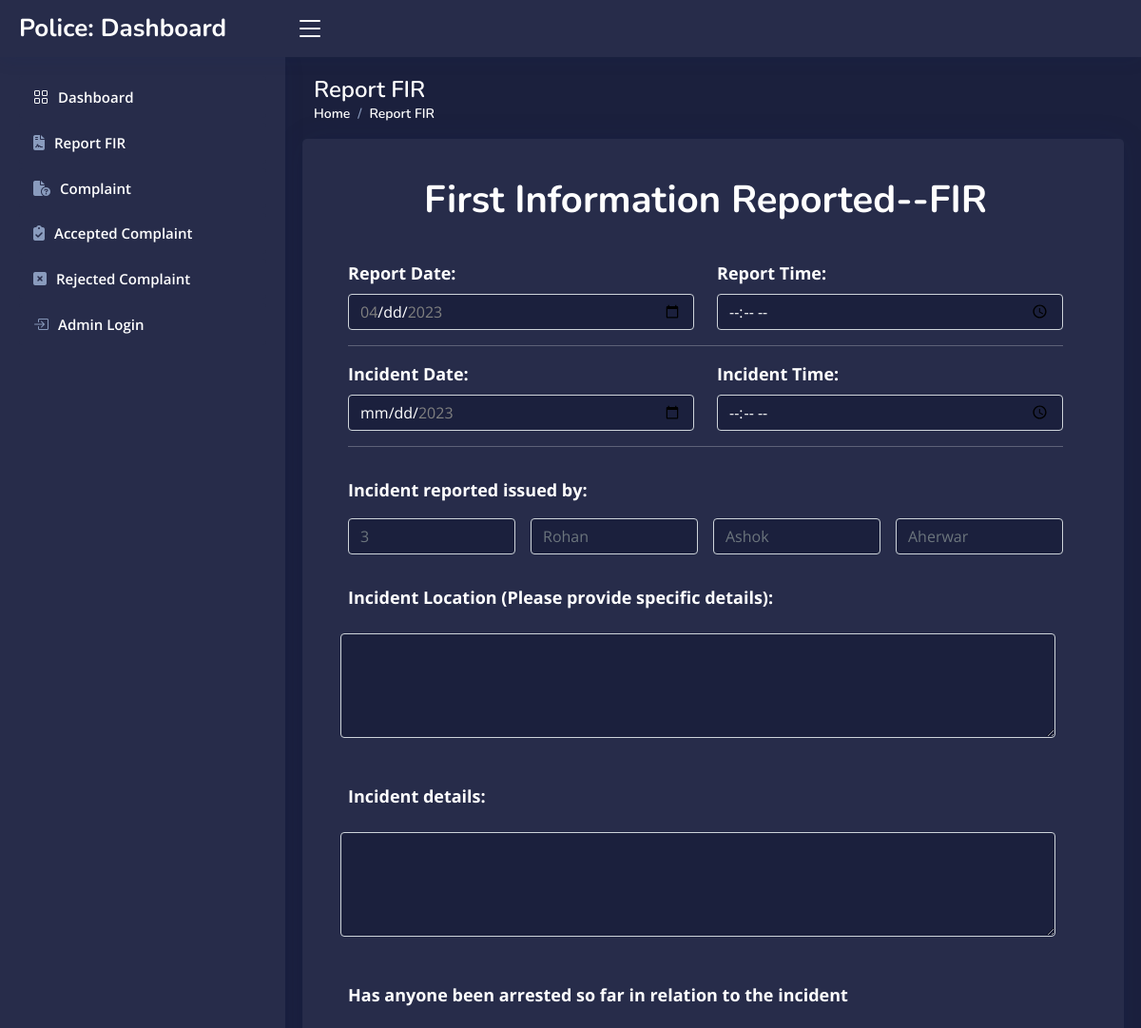
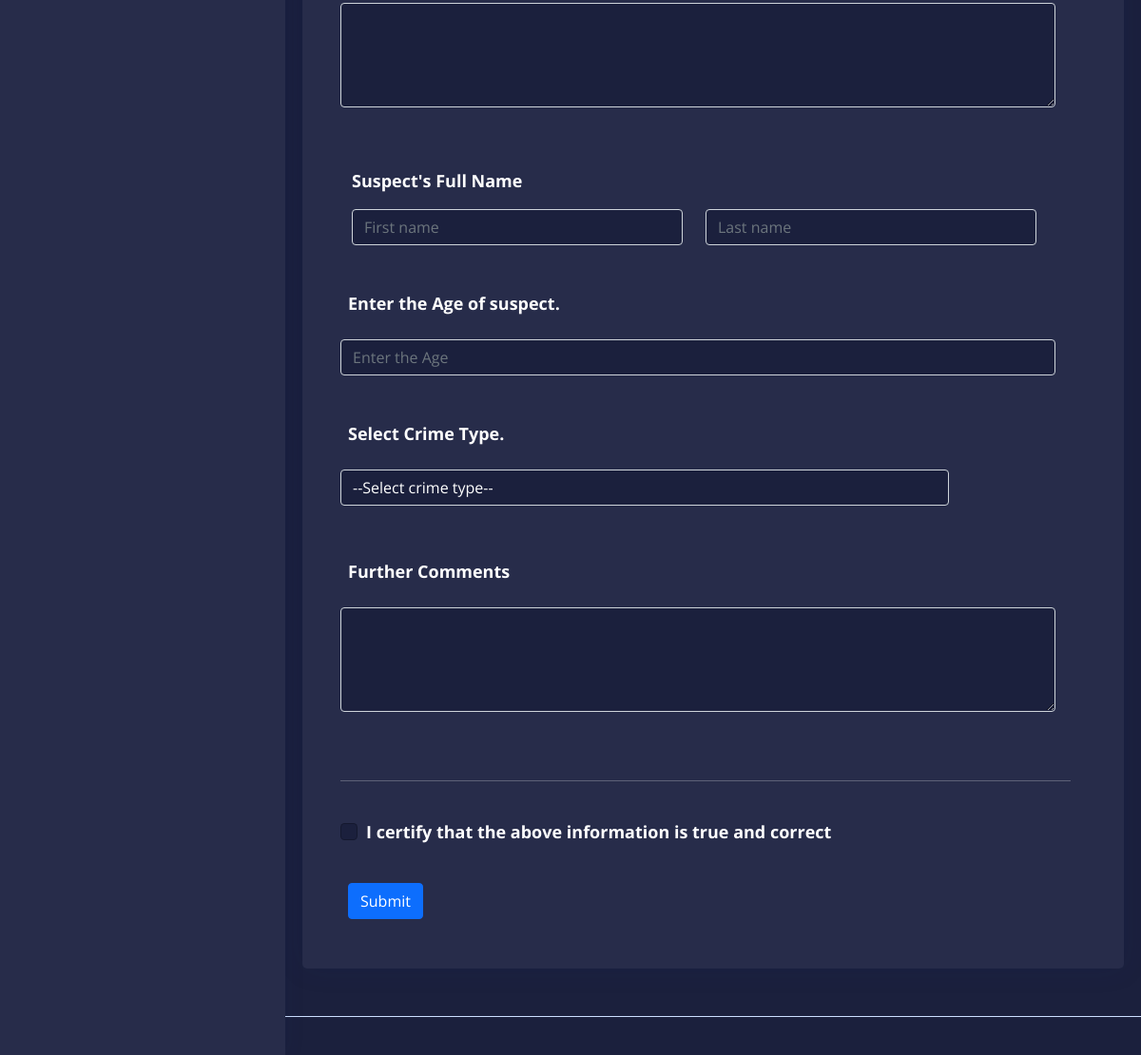
/html/PoliceHtml/policeFIRreport.php (signed in), run on the app's committed database (2 pictures, top to bottom).
### tables this page shows
CREATE TABLE `updateofficer` (
  `Id` int(20) NOT NULL,
  `Name` varchar(30) NOT NULL,
  `Email` varchar(30) NOT NULL,
  `Password` varchar(20) NOT NULL,
  `Age` int(5) NOT NULL,
  `District` varchar(100) NOT NULL,
  `State` varchar(100) NOT NULL,
  `ZipCode` int(20) NOT NULL,
  `Contact` varchar(11) NOT NULL,
  `Gender` varchar(15) NOT NULL,
  `middleName` varchar(15) DEFAULT NULL,
  `lastName` varchar(15) DEFAULT NULL
);

### html/PoliceHtml/policeFIRreport.php (the view, shortened to what this page needs)
<?php
$conn = mysqli_connect('localhost', 'root', '', 'crimereporting') or die('Connection failed');
?>
<!doctype html>
<html lang="en">
<head>
    <link href="../../vendor/bootstrap/css/bootstrap.min.css" rel="stylesheet">
    <link href="../../vendor/bootstrap-icons/bootstrap-icons.css" rel="stylesheet">
    <link href="../../vendor/boxicons/css/boxicons.min.css" rel="stylesheet">
    <link href="../../vendor/simple-datatables/style.css" rel="stylesheet">
    <link href="../../css/policeCSS/police.css" rel="stylesheet">
</head>
<body>
    <?php
    include "sideBar.php";
    ?>
    <main id="main" class="main">
        <div class="pagetitle">
            <h1 style="color:white">Report FIR</h1>
            <nav>
                <ol class="breadcrumb">
                    <li class="breadcrumb-item"><a href="police.php" style="color:white;">Home</a></li>
                    <li class="breadcrumb-item " style="color:white;">Report FIR</li>
                </ol>
            </nav>
        </div>
        <section class="section dashboard">
            <div class="row">
                <div class="card">
                    <div class="card-body">
                        <section>
                            <div class="container my-4 row g-3">
                                <h1 class="text-center" style="color:white"><b>First Information Reported--FIR</b></h1>
                                <br>
                                <form action="<?php echo $_SERVER['PHP_SELF']; ?>" method="post">
                                    <div class="row my-3 fontColor" >
                                        <div class="col">
                                            <label for="date" class="form-label">Report Date:</label>
                                            <input type="date" class="form-control" aria-label="First name" name="reportDate" min="2023-04-19" max="2023-04-19" style="background:#1b203d; color:white" id="validationDefault01" required>
                                        </div>
                                        <div class="col">
                                            <label for="time" class="form-label">Report Time:</label>
                                            <input type="time" class="form-control" aria-label="Last name" name="reportTime" style="background:#1b203d; color:white" required>
                                        </div>
                                    </div>
                                    <hr>
                                    <div class="row my-3 fontColor">
                                        <div class="col">
                                            <label for="date" class="form-label">Incident Date:</label>
                                            <input type="date" class="form-control" aria-label="First name" name="incidentDate" min="2023-03-25" max="2023-04-19" style="background:#1b203d; color:white" required>
                                        </div>
                                        <div class="col">
                                            <label for="time" class="form-label">Incident Time:</label>
                                            <input type="time" class="form-control" aria-label="Last name" name="incidentTime" style="background:#1b203d; color:white" required>
                                        </div>
                                    </div>
                                    <hr>
                                    <div class="row g-3 my-2 fontColor">
                                        <label>Incident reported issued by:</label>
                                        <?php
                                        $id = $_SESSION['Id'];
                                        $searchQuery = "SELECT * FROM updateofficer where Id = '$id'";
                                        $result = mysqli_query($conn, $searchQuery);
                                        while ($row = $result->fetch_assoc()) {
                                            echo '
                                                        <div class="col">
                                                            <input type="number" class="form-control" aria-label="Position" name="officerId" placeholder="' . $row['Id'] . '" readonly style="background:#1b203d; color:white">
                                                        </div>
                                                        <div class="col">
                                                            <input type="text" class="form-control" aria-label="first name" name="firstName" placeholder="' . $row['Name'] . '" readonly style="background:#1b203d; color:white">
                                                        </div>
                                                        <div class="col">
                                                            <input type="text" class="form-control" aria-label="middle name" name="middleName" placeholder="' . $row['middleName'] . '" readonly style="background:#1b203d; color:white">
                                                        </div>
                                                        <div class="col">
                                                            <input type="text" class="form-control" aria-label="Last name" name="lastName" placeholder="' . $row['lastName'] . '" readonly style="background:#1b203d; color:white">
                                                        </div>
                                                    ';
                                        }
                                        ?>
                                        <div class="row g-3 my-3 fontColor">
                                            <label class="form-label">Incident Location (Please provide specific details):</label>
                                            <textarea class="form-control" rows="4" name="incidentLocation" style="background:#1b203d; color:white" required></textarea>
                                        </div>
                                        <div class="row g-3 my-3 fontColor">
                                            <label class="form-label">Incident details:</label>
                                            <textarea class="form-control" name="incidentDetail" rows="4" style="background:#1b203d; color:white" required></textarea>
                                        </div>
                                        <div class="row g-3 my-3 fontColor">
                                            <label class="form-label">Has anyone been arrested so far in relation to the incident</label>
                                            <textarea class="form-control" name="anyoneArrest" rows="4" style="background:#1b203d; color:white" required></textarea>
                                        </div>
                                        <div class="row my-3 fontColor">
                                            <label class="my-3">Suspect's Full Name</label>
                                            <div class="col">
                                                <input type="text" class="form-control" placeholder="First name" aria-label="First name" name="suspectFirstName" style="background:#1b203d; color:white" required>
                                            </div>
                                            <div class="col">
                                                <input type="text" class="form-control" placeholder="Last name" aria-label="Last name" name="suspectLastName" style="background:#1b203d; color:white" required>
                                            </div>
                                        </div>
                                        <div class="row g-3 my-3 fontColor">
                                            <label class="form-label">Enter the Age of suspect.</label>
                                            <input type="number" class="form-control" placeholder="Enter the Age"name="age" min="8" max="90" style="background:#1b203d; color:white" required></input>
                                        </div>
                                        <div class="row g-3 my-3 fontColor">
                                            <label class="form-label">Select Crime Type.</label>
                                            <select class="form-select" aria-label="Default select example" name="crimeType" style="max-width: 40rem; display:inline;background:#1b203d; color:white">
                                                <option value="None" style="background:#1b203d; color:white" required>--Select crime type--</option>
                                            </select>
                                        </div>
                                        <div class="row g-3 my-4 fontColor">
                                            <label class="form-label">Further Comments</label>
                                            <textarea class="form-control" name="comments" rows="4" style="background:#1b203d; color:white" required></textarea>
                                        </div>
                                        <hr>
                                        <div class="form-check my-4 fontColor">
                                            <input class="form-check-input " type="checkbox" value="" id="flexCheckIndeterminate" style="background:#1b203d; color:white" required>
                                            <label class="form-check-label" for="flexCheckIndeterminate">
                                                I certify that the above information is true and correct
                                            </label>
                                        </div>
                                        <div class="col">
                                            <button type="submit" class="btn btn-primary" name="submit">Submit</button>
                                        </div>
                                </form>
                            </div>
                        </section>
                    </div>
                </div>
            </div>
        </section>
    </main>
    <footer id="footer" class="footer">
    </footer>
</body>
</html>

### css/policeCSS/police.css (style rules this page uses)
html { scroll-behavior: smooth; }
:root { --bs-dark-rgb: 00, 00, 00; }
:root { scroll-behavior: smooth; }
body { font-family: "Open Sans", sans-serif; background: #1b203d; color: #444444; }
a { color: #4154f1; text-decoration: none; }
h1, h2, h3, h4, h5, h6 { font-family: "Nunito", sans-serif; }
#main { margin-top: 60px; padding: 20px 30px; transition: all 0.3s; }
.pagetitle { margin-bottom: 10px; }
.pagetitle h1 { font-size: 24px; margin-bottom: 0; font-weight: 600; color: #012970; }
.card { color: white; background: #272c4a; margin-bottom: 30px; border: none; border-radius: 5px; box-shadow: 0px 0 30px rgba(1, 41, 112, 0.1); }
.card-body { padding: 0 20px 20px 20px; }
.breadcrumb { font-size: 14px; font-family: "Nunito", sans-serif; color: #899bbd; font-weight: 600; }
.breadcrumb a { color: #899bbd; transition: 0.3s; }
.breadcrumb .breadcrumb-item::before { color: #899bbd; }
@media (min-width: 1200px) { #main, #footer { margin-left: 300px; } }
.footer { padding: 20px 0; font-size: 14px; transition: all 0.3s; border-top: 1px solid #cddfff; }

### html/PoliceHtml/policeFIRreport.php (style rules this page uses)
.fontColor { color: white; font-weight: bold; font-size: large; }

### data on the page
updateofficer: officerId "3", firstName "Rohan", middleName "Ashok", lastName "Aherwar"
